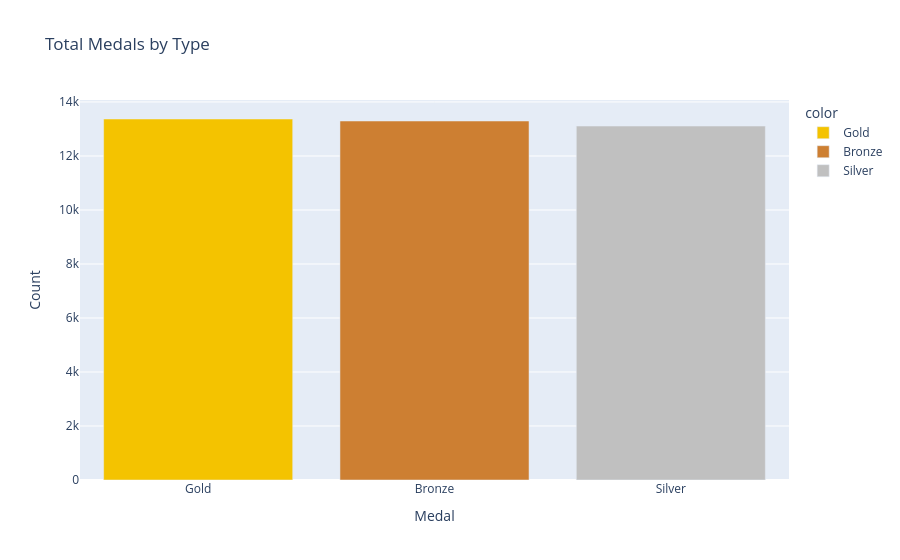

Write notebook code for a chart like this one.
### Code cell
# Medal distribution
medal_counts = df[df['Medal'] != 'No Medal']['Medal'].value_counts()
medal_colors = {'Gold':'#F4C300','Silver':'#C0C0C0','Bronze':'#CD7F32'}
fig = px.bar(x=medal_counts.index, y=medal_counts.values,
             title='Total Medals by Type',
             labels={'x':'Medal','y':'Count'},
             color=medal_counts.index,
             color_discrete_map=medal_colors)
fig.show()

### Figure 1 — Plotly figure (JSON) as saved in the notebook; plotly's stock layout.template omitted (floating-point values rounded to 4 significant figures)
{"data": [{"hovertemplate": "color=Gold<br>Medal=%{x}<br>Count=%{y}<extra></extra>", "legendgroup": "Gold", "marker": {"color": "#F4C300", "pattern": {"shape": ""}}, "name": "Gold", "orientation": "v", "showlegend": true, "textposition": "auto", "type": "bar", "x": ["Gold"], "xaxis": "x", "y": [13369], "yaxis": "y"}, {"hovertemplate": "color=Bronze<br>Medal=%{x}<br>Count=%{y}<extra></extra>", "legendgroup": "Bronze", "marker": {"color": "#CD7F32", "pattern": {"shape": ""}}, "name": "Bronze", "orientation": "v", "showlegend": true, "textposition": "auto", "type": "bar", "x": ["Bronze"], "xaxis": "x", "y": [13295], "yaxis": "y"}, {"hovertemplate": "color=Silver<br>Medal=%{x}<br>Count=%{y}<extra></extra>", "legendgroup": "Silver", "marker": {"color": "#C0C0C0", "pattern": {"shape": ""}}, "name": "Silver", "orientation": "v", "showlegend": true, "textposition": "auto", "type": "bar", "x": ["Silver"], "xaxis": "x", "y": [13108], "yaxis": "y"}], "layout": {"barmode": "relative", "legend": {"title": {"text": "color"}, "tracegroupgap": 0}, "title": {"text": "Total Medals by Type"}, "xaxis": {"anchor": "y", "domain": [0, 1], "title": {"text": "Medal"}}, "yaxis": {"anchor": "x", "domain": [0, 1], "title": {"text": "Count"}}}}
